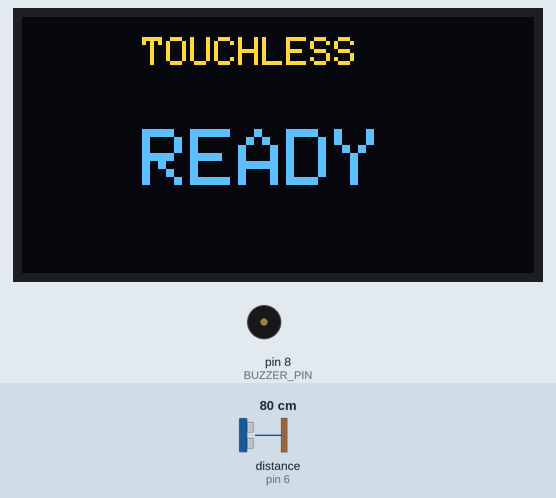
Recording of a sketch running on a simulated Arduino Uno, built with avr-gcc and run on an emulated ATmega328P. On the bench: 128×64 one-colour display, buzzer (waves = sounding). Wiring (inferred from the names in the program): ultrasonic range finder: trigger pin 7; echo pin 6. The inputs (shaded band) are chosen by the test bench; at power-on: distance to the obstacle (sensor on pin 6) 80 cm. The echo pulse lasts 58.3 µs per cm; the OLED is the two-colour kind (top 16 rows yellow).

Above: at 1.2 s.
1.3 s: distance to the obstacle (sensor on pin 6) set to 12 cm
2.8 s: distance to the obstacle (sensor on pin 6) set to 9 cm
At 3.16 s:
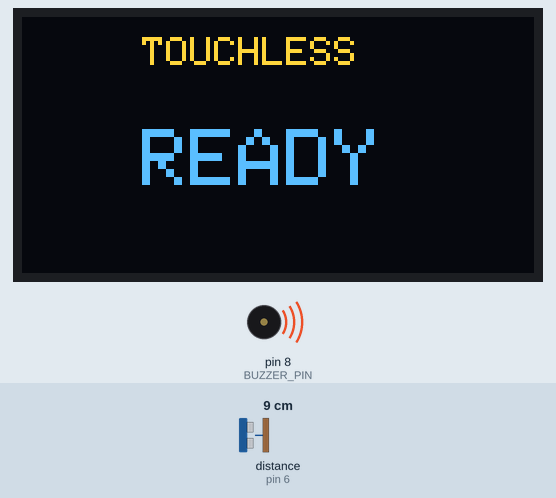
At 5.7 s:
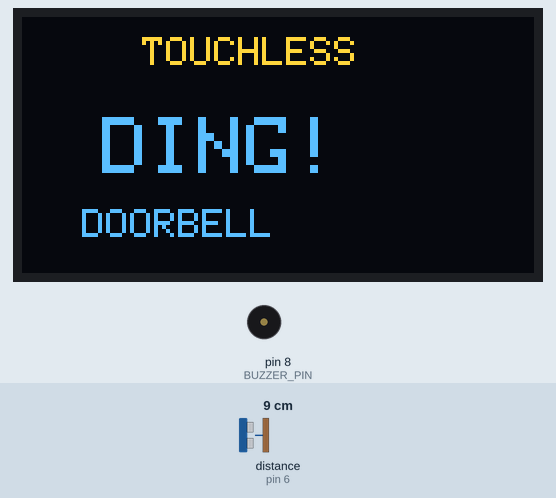
5.8 s: distance to the obstacle (sensor on pin 6) set to 18 cm
At 6.9 s:
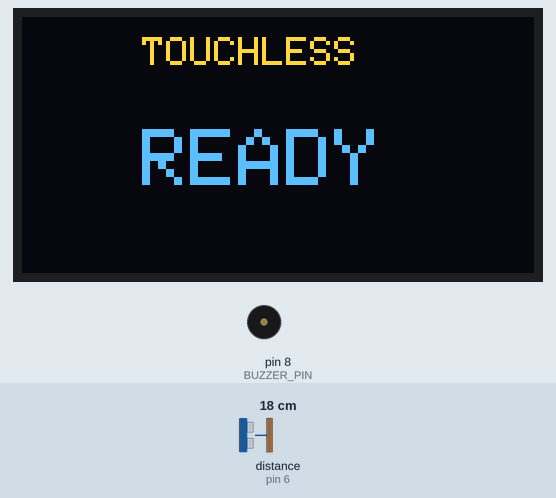
Timing chart, 0 to 8.8 s (numbered marks = the images above; inputs shaded):
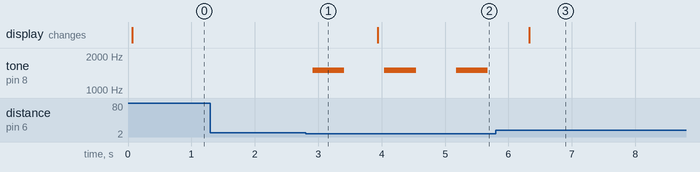

The sketch:

14_touchless_doorbell.ino
```cpp
/*
  Project 14: Touchless Doorbell (Ultrasonic Sensor + Buzzer + OLED)
  IoT Project Kit - Arduino Uno

  Description:
  A hygienic touchless doorbell system using an HC-SR04 Ultrasonic Sensor.
  When a visitor places their hand within 10 cm of the sensor, a pleasant
  doorbell tone (1500 Hz chime) plays through the Piezo Buzzer and "DING! DOORBELL"
  is displayed on the 0.96" SSD1306 OLED screen. When idle, the display shows "READY".

  Connections:
  - HC-SR04 Trig  -> Digital Pin 7
  - HC-SR04 Echo  -> Digital Pin 6
  - HC-SR04 VCC   -> 5V
  - HC-SR04 GND   -> GND
  - Buzzer (+)    -> Digital Pin 8
  - Buzzer (-)    -> GND
  - OLED VCC      -> 5V
  - OLED GND      -> GND
  - OLED SDA      -> Analog Pin A4
  - OLED SCL      -> Analog Pin A5

  Required Libraries:
  - Adafruit_GFX
  - Adafruit_SSD1306
*/

#include <Wire.h>
#include <Adafruit_GFX.h>
#include <Adafruit_SSD1306.h>

#define TRIG_PIN 7
#define ECHO_PIN 6
#define BUZZER_PIN 8

#define SCREEN_WIDTH 128
#define SCREEN_HEIGHT 64
#define OLED_RESET -1

Adafruit_SSD1306 display(
  SCREEN_WIDTH,
  SCREEN_HEIGHT,
  &Wire,
  OLED_RESET
);

void setup() {
  pinMode(TRIG_PIN, OUTPUT);
  pinMode(ECHO_PIN, INPUT);
  pinMode(BUZZER_PIN, OUTPUT);

  display.begin(SSD1306_SWITCHCAPVCC, 0x3C);
  display.setTextColor(SSD1306_WHITE);
}

void loop() {

  // Send ultrasonic pulse
  digitalWrite(TRIG_PIN, LOW);
  delayMicroseconds(2);

  digitalWrite(TRIG_PIN, HIGH);
  delayMicroseconds(10);
  digitalWrite(TRIG_PIN, LOW);

  long duration = pulseIn(ECHO_PIN, HIGH, 30000);

  float distance = duration * 0.0343 / 2;

  display.clearDisplay();
  display.setTextSize(1);
  display.setCursor(30, 5);
  display.println("TOUCHLESS");

  display.setTextSize(2);

  if (distance > 0 && distance <= 10) {

    tone(BUZZER_PIN, 1500, 500);

    display.setCursor(20, 25);
    display.println("DING!");

    display.setCursor(15, 48);
    display.setTextSize(1);
    display.println("DOORBELL");

    delay(1000);

  } else {

    noTone(BUZZER_PIN);

    display.setCursor(30, 28);
    display.println("READY");
  }

  display.display();

  delay(100);
}
```

Measured:
- the behaviour switches between 11 and 10 cm on distance to the obstacle (sensor on pin 6) (found by bisection; images 0 and 1)
- after the input at 1.3 s, every drawn part: stays the same
- after the input at 2.8 s, tone on pin 8 (BUZZER_PIN): alternates 1500 Hz for 0.50 s and silent for 0.63 s, starting after 0.11 s
- after the input at 5.8 s, tone on pin 8 (BUZZER_PIN): stops changing and stays silent; the display: changes after 0.53 s (image 3)
